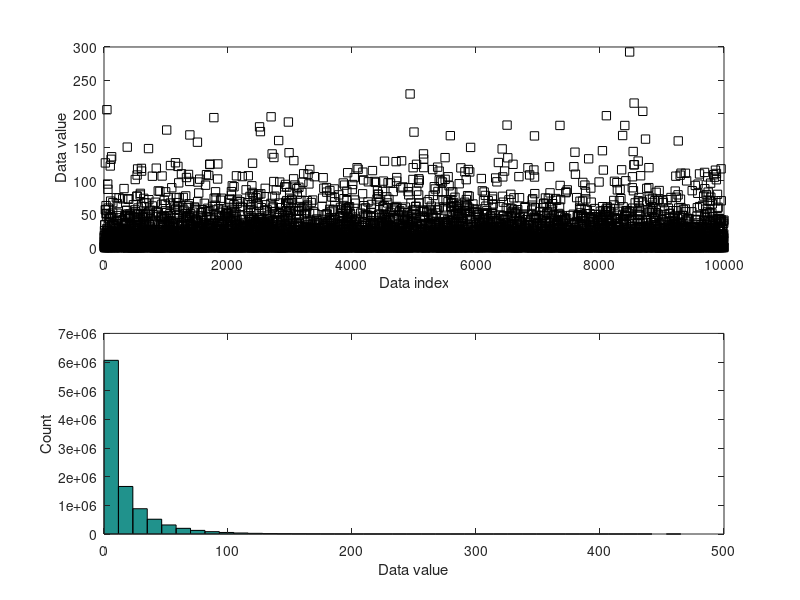
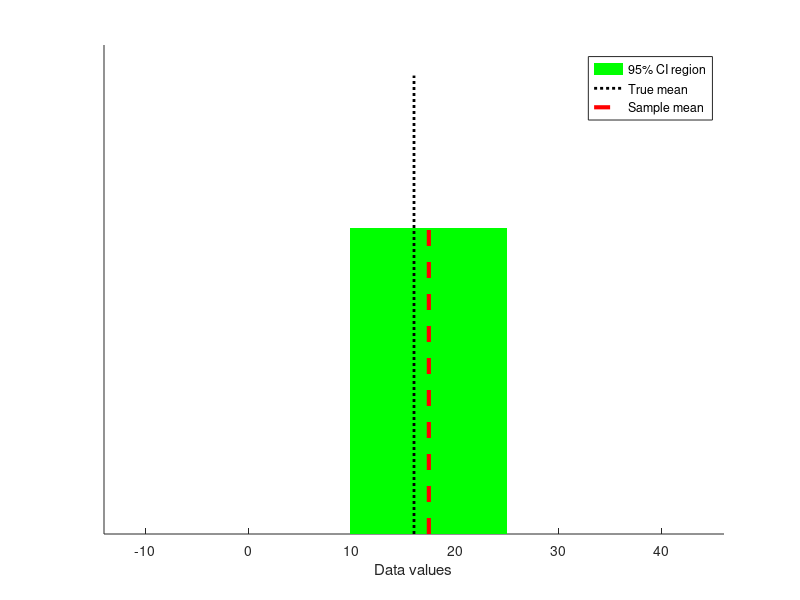

MATLAB code for these plots, in order:
%%
%   COURSE: Master statistics and machine learning: intuition, math, code										
%      URL: udemy.com/course/statsml_x/?couponCode=202112 
% 
%  SECTION: Confidence intervals
%    VIDEO: Compute confidence intervals by formula
% 
%  TEACHER: Mike X Cohen, sincxpress.com
%

%%

% a clear MATLAB workspace is a clear mental workspace
close all; clear; clc
pkg load statistics % load Octave stats package

%% simulate data

popN = 1e7; % lots and LOTS of data!!

% the data (note: non-normal!)
population = (4*randn(popN,1)).^2;

% we can calculate the exact population mean
popMean = mean(population);

% let's see it
figure(1), clf
subplot(211)
% only plot every 1000th sample
plot(population(1:1000:end),'ks')
xlabel('Data index'), ylabel('Data value')

subplot(212)
hist(population,40)
ylabel('Count'), xlabel('Data value')

%% draw a random sample

% parameters
samplesize = 40;
confidence = 95; % in percent

% compute sample mean
randSamples = randi(popN,samplesize,1);
samplemean  = mean(population(randSamples));
samplestd   = std(population(randSamples));

% compute confidence intervals
citmp = (1-confidence/100)/2;
confint = samplemean + tinv([citmp 1-citmp],samplesize-1) * samplestd/sqrt(samplesize);


% graph everything
figure(2), clf, hold on
patch(confint([1 1 2 2]),[0 1 1 0],'g','edgecolor','none')
plot([1 1]*popMean,[0 1.5],'k:','linewidth',2)
plot([1 1]*samplemean,[0 1],'r--','linewidth',3)
set(gca,'xlim',[popMean-30 popMean+30],'ytick',[])
xlabel('Data values')
legend({[ num2str(confidence) '% CI region' ];'True mean';'Sample mean'})

%% repeat for large number of samples

% parameters
samplesize = 50;
confidence = 95; % in percent
numExperiments = 5000;

withinCI = zeros(numExperiments,1);


% part of the CI computation can be done outside the loop
citmp = (1-confidence/100)/2;
CI_T  = tinv([citmp 1-citmp],samplesize-1);
sqrtN = sqrt(samplesize);

for expi=1:numExperiments
    
    % compute sample mean and CI as above
    randSamples = ceil(popN*rand(samplesize,1));
    samplemean  = mean(population(randSamples));
    samplestd   = std(population(randSamples));
    confint     = samplemean + CI_T * samplestd/sqrtN;
    
    % determine whether the True mean is inside this CI
    if popMean>confint(1) && popMean<confint(2)
        withinCI(expi) = 1;
    end
end

fprintf('%g%% of sample C.I.''s contained the true population mean.\n',100*mean(withinCI))

%% done.
